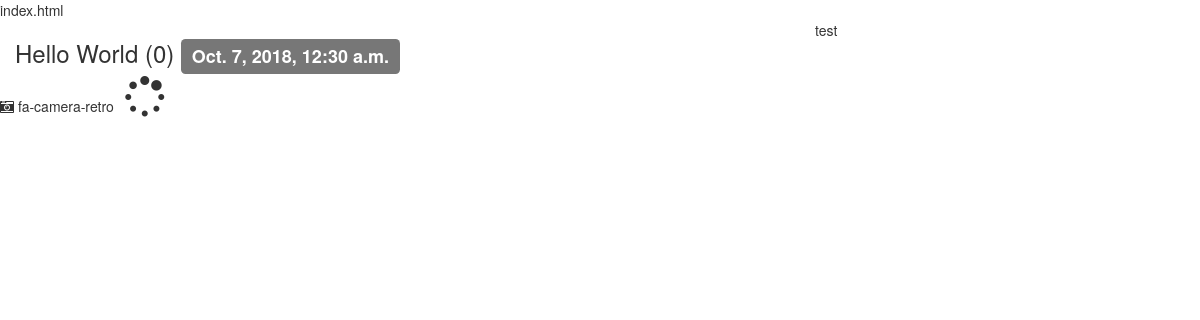
Page /feed/ on the earlier database version.
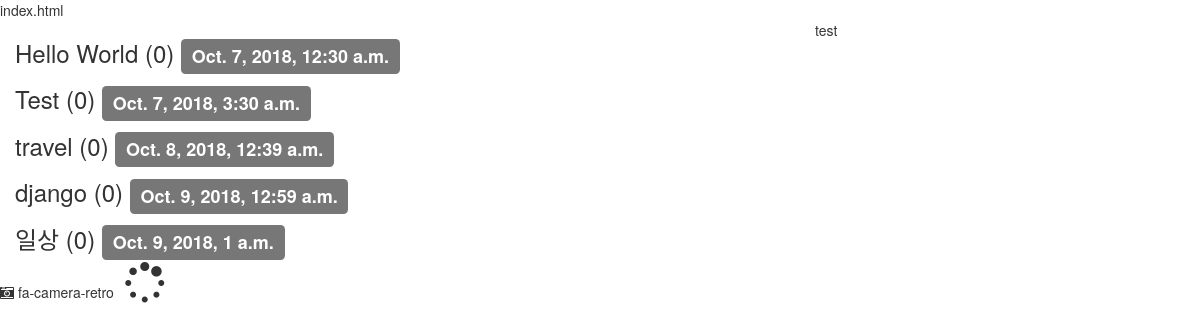
Same page on the later database version.
### feed/models.py (models this page shows, shortened)
class Article(models.Model):
    title = models.CharField(max_length=50)
    contents = models.TextField()
    view_count = models.IntegerField(default=0)
    pub_date = models.DateTimeField('data published')
    DEVELOPMENT = 'DV'
    PERSONAL = 'PN'
    TRAVEL = 'TV'
    CATEGORY_CHOICES = (
        (DEVELOPMENT, 'development'),
        (PERSONAL, 'pensonal'),
        (TRAVEL, 'travel'),
    )
    category = models.CharField(
        max_length=2,
        choices=CATEGORY_CHOICES,
        default=DEVELOPMENT,
    )
    hashtag = models.ManyToManyField(HashTag)

### feed/views.py (the view)
def index(request):
    category = request.GET.get("category")
    hashtag = request.GET.get("hashtag")
    if not category and not hashtag:
        article_list = Article.objects.all()
    elif category:
        article_list = Article.objects.filter(category=category)
    elif hashtag:
        article_list = Article.objects.filter(hashtag__name=hashtag)
    hashtag_list = HashTag.objects.all()
    category_list = sorted(set([(article.category, article.get_category_display()) for article in article_list]))
    ctx = {
        "article_list" : article_list,
        "hashtag_list" : hashtag_list,
        "category_list" : category_list,
    }
    return render(request, "index.html", ctx)

### templates/index.html (shortened to what this page needs)
{% extends "base.html" %}
{% block body %}
<div>index.html</div>
<div class="container">
    <div class="row show-grid">
        <div class="row">
        <div class="col-md-8">
            {% for article in article_list %}
            <h3>{{ article.title }} ({{ article.view_count}}) <span class="label label-default">{{ article.pub_date}}</span></h3>
            {% endfor %}
        </div>
        <div class="col-md-4">
        test
        </div>
        </div>
    </div>
</div>
<i class="fa fa-camera-retro"></i> fa-camera-retro
<i class="fa fa-spinner fa-pulse fa-3x fa-fw"></i>
{% endblock %}

### templates/base.html (shortened to what this page needs)
<!DOCTYPE html>
{% load static %}
<html>
<head>
    <link rel="stylesheet" href='{% static "css/base.css" %}'>
    <link rel="stylesheet" href='{% static "css/lib/bootstrap.min.css" %}'>
    <link rel="stylesheet" href='{% static "css/lib/font-awesome.min.css" %}'>
</head>
<body>
    {% block body%}{% endblock %}
</body>
</html>

### static/css/base.css (style rules this page uses)
body { font-family: Georgia, "Times New Roman", Times, serif; color: #555; }
h1, .h1, h2, .h2, h3, .h3, h4, .h4, h5, .h5, h6, .h6 { margin-top: 0; font-family: "Helvetica Neue", Helvetica, Arial, sans-serif; font-weight: normal; color: #333; }
@media (min-width: 1200px) { .container { width: 970px; } }

Differences in the rows shown:
added Article: title "Test", view_count "0", pub_date "Oct. 7, 2018, 3:30 a.m."
added Article: title "travel", view_count "0", pub_date "Oct. 8, 2018, 12:39 a.m."
added Article: title "django", view_count "0", pub_date "Oct. 9, 2018, 12:59 a.m."
added Article: title "일상", view_count "0", pub_date "Oct. 9, 2018, 1 a.m."
